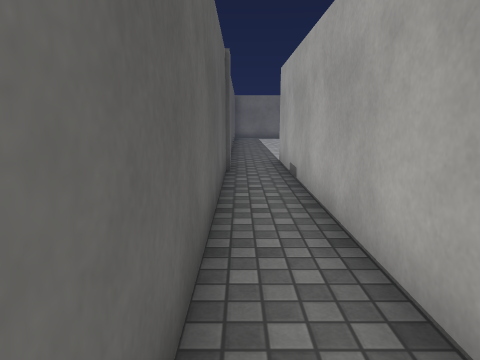
[1] (above)

24 first-person views from a walk through a scene from a Unity 3-D project. The camera is 1.3 m above the floor, tilts 10° down and sees 70° across. The floor is counted in squares, 1 m on a side. Each view is taken from the middle of a square. On the plan, view 1 faces up. The plan holds only what a view shows up to about 15 squares ahead; the rest is blank. The place goes on beyond the plan. The player character is not drawn. Door leaves are left out, so doorways stand open. Surface patterns are stand-ins for the level's own textures.

[2]
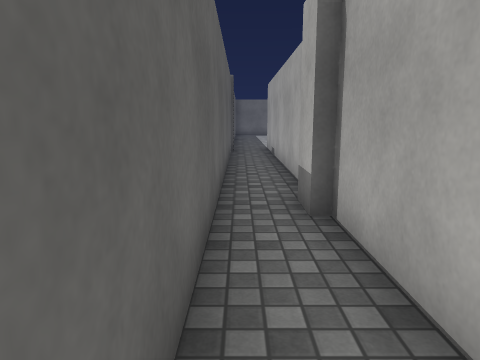

[3]
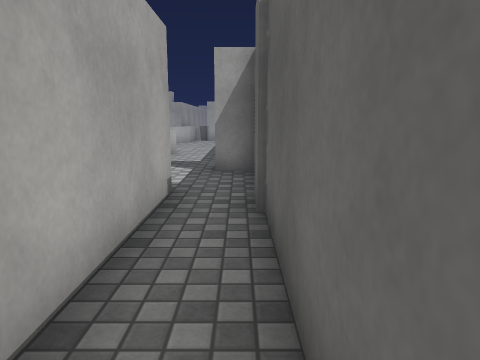

[4]
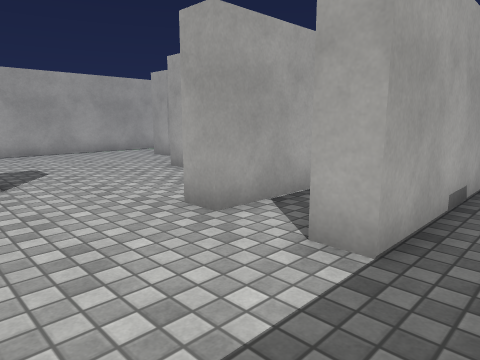

[5]
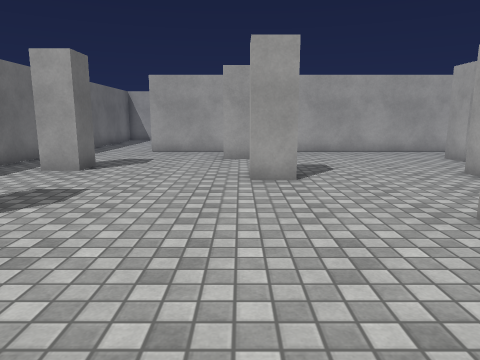

[6]
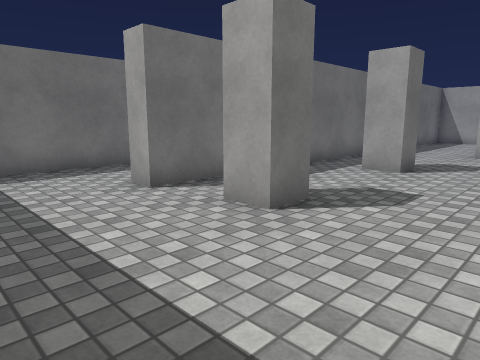

[7]
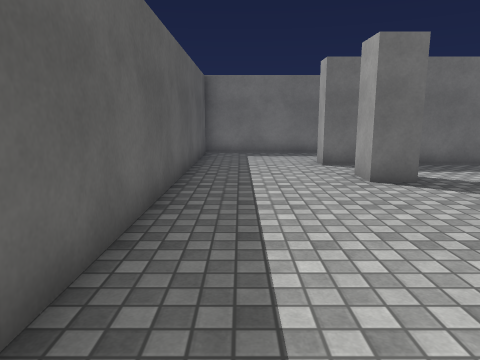

[8]
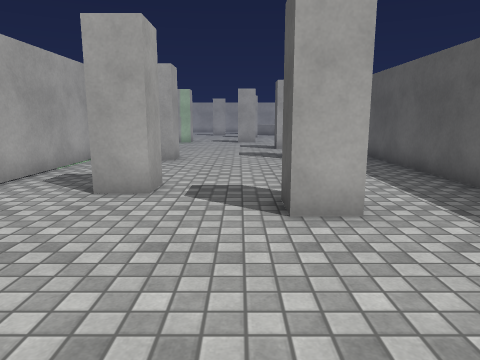

[9]
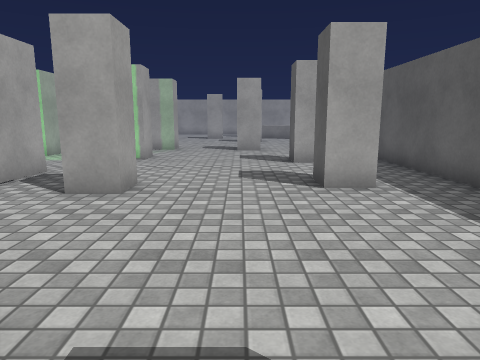

[10]
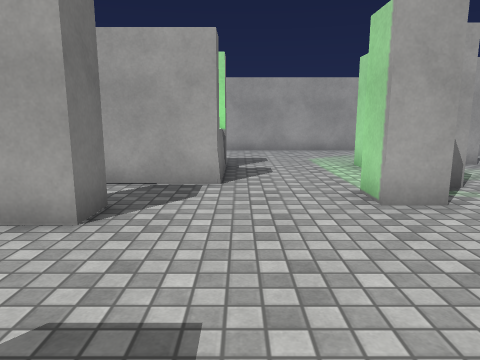

[11]
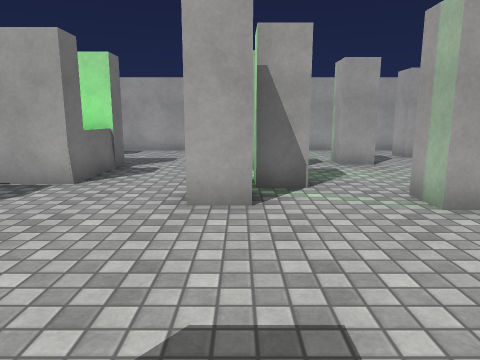

[12]
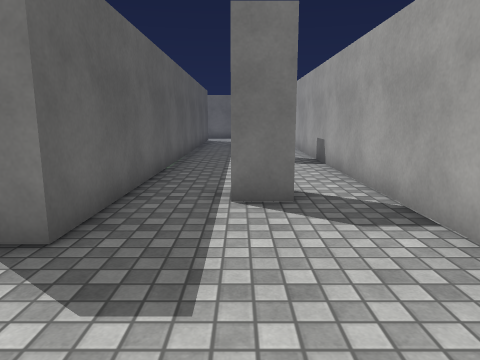

[13]
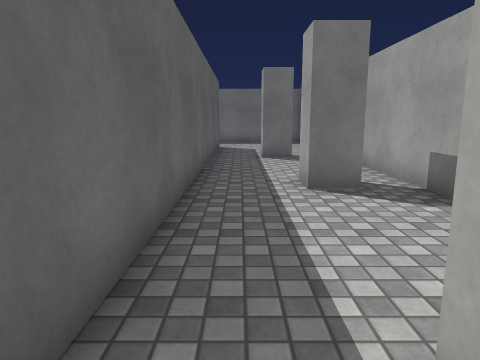

[14]
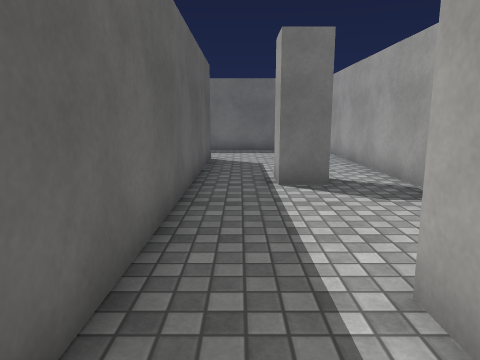

[15]
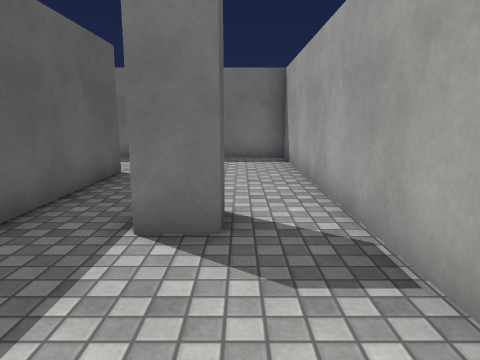

[16]
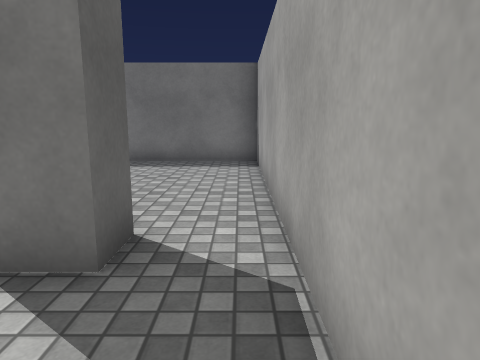

[17]
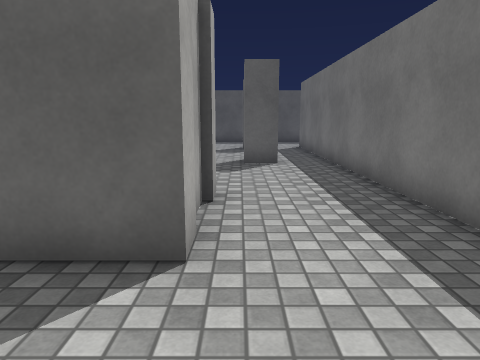

[18]
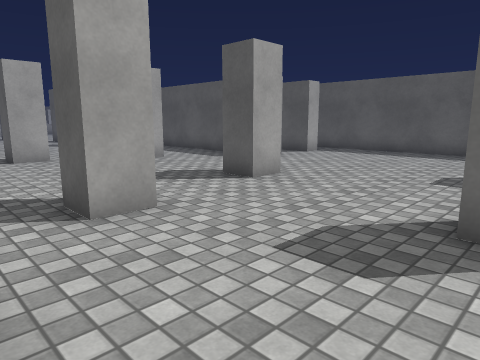

[19]
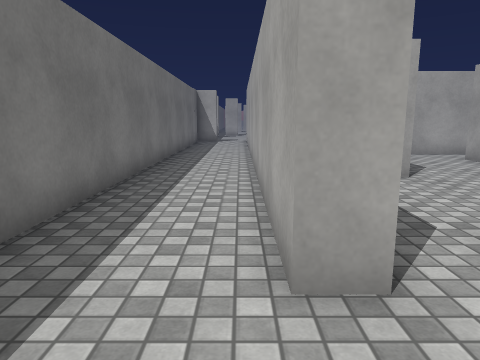

[20]
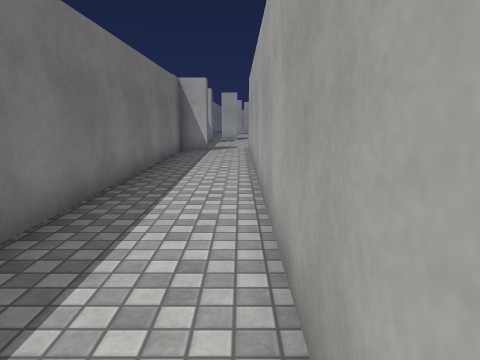

[21]
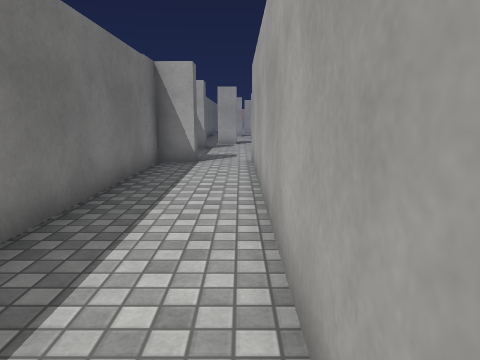

[22]
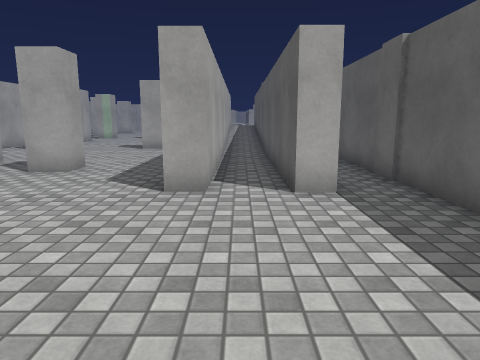

[23]
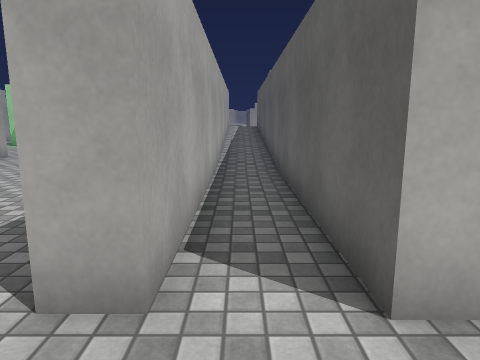

[24]
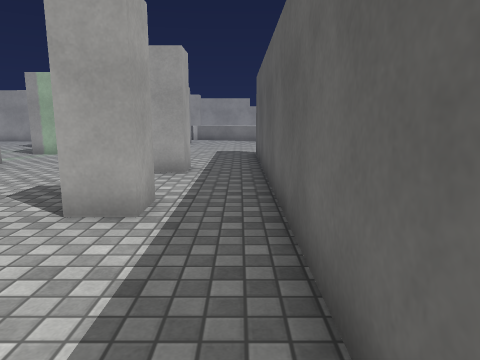

### Floor plan
Points are (right, up) in squares from view 1. A wall is a line through its corners. A room is listed if a view was taken in it or the views show most of it. See-through windows are left out.
Room 1 (views 1, 2, 3)
walls: (1.3, -7.2) (1.3, -0.6) (1, -0.6) (1, 0.6); (-0.4, 0.5) (-0.4, -6.2)
ways out: opening at (0, 0) to room 2
Room 2 (views 4, 5, 6, 7, 8, 9, 10, 11, 12, 13, 14, 15, 16, 17, 18, 19, 20, 21, 22, 23, 24)
walls: (10.6, 6) (10.6, 7.1) (11.6, 7.1) (11.6, 6.1); (7.4, 7.4) (7.4, 8.5) (8.3, 8.5) (8.3, 7.4); (11.3, 13.6) (11.3, 14.5) (12.3, 14.5) (12.3, 13.5); (7.4, 12.8) (7.4, 13.8) (8.3, 13.8) (8.3, 12.8); (13.9, 13.4) (13.9, 17.5) (14.8, 17.5); (4.4, 8.4) (4.4, -7.2); (12.1, 1) (11.1, 1) (11.1, 2) (12.1, 2); (20.4, 7.3) (19.3, 7.3) (19.3, 8.4); (6.4, 0.5) (6.4, 1.5) (7.4, 1.5) (7.4, 0.5); (16.2, 17.5) (17, 17.5) (17, -0.6) (15.9, -0.6); (19.8, 13.9) (19.8, 12.8) (18.9, 12.8) (18.9, 13.9); (9.7, 19.2) (9.7, 18.1) (8.7, 18.1) (8.7, 19.1); (14.9, -0.6) (13.9, -0.6) (13.9, 11.8); (4.9, 18.1) (3.6, 18.1) (3.6, 19.2); (16.3, -0.6) (16.3, 0.2); (19.9, 1.3) (18.8, 1.3); (1.3, 1.6) (1.3, 10.9) (2, 10.9) (2, -2.1); (12.1, -4.2) (12.1, -3.2) (13.1, -3.2); (6.4, -3.5) (6.4, -2.4) (7.4, -2.4) (7.4, -3.5); (3.6, -2.1) (3.6, 10.9) (4.5, 10.9); (13.5, -5.4) (13.5, -4.3) (14.5, -4.3); (15.9, -5.4) (15.9, -4.3) (17, -4.3); (8.1, -6.7) (9.1, -6.7); (11.8, -7.5) (11.8, -7) (12.9, -7); (16.9, -7.5) (16.9, -7) (18, -7); (21.5, 23.4) (21.5, 24.5) (-0.4, 24.5) (-0.4, 0.5); (21.5, -7.5) (21.5, 20.9) (3.4, 20.9) (3.4, 21.6) (22.1, 21.6)
ways out: opening at (0, 0) to room 1; open door at (22, 22.5)
objects: other object (15, 17) to (16, 17)

Positions as (right, up) in squares from view 1, and headings:
1: (0, 0), facing up
2: (0, -5), facing up
3: (0, -1), facing down
4: (0, 14), facing down-right
5: (0, 14), facing right
6: (0, 15), facing up-right
7: (1, 11), facing up
8: (9, 13), facing down
9: (9, 8), facing down
10: (7, -1), facing right
11: (7, -4), facing right
12: (19, -4), facing up
13: (18, 1), facing up
14: (18, 6), facing up
15: (20, 9), facing up
16: (21, 10), facing up
17: (20, 18), facing left
18: (14, 19), facing down-left
19: (1, 22), facing right
20: (7, 22), facing right
21: (11, 22), facing right
22: (3, 17), facing down
23: (3, 13), facing down
24: (5, 6), facing down
